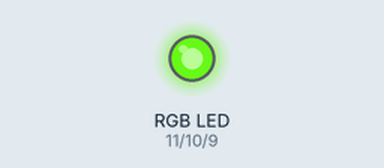
Recording of a sketch running on a simulated Arduino Uno, built with avr-gcc and run on an emulated ATmega328P. Shown: an RGB LED mixed from three pins (HIGH = lit). Dim RGB values are drawn brighter than linear; random numbers use the default seed unless the sketch sets one.

Above: at 0.1 s.
At 4.6 s:
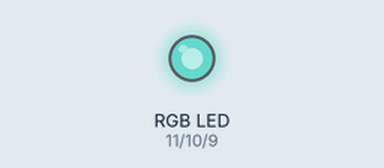
At 9.6 s:
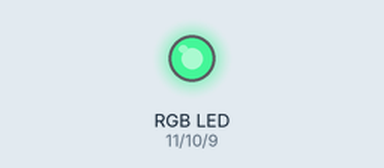
At 19.1 s:
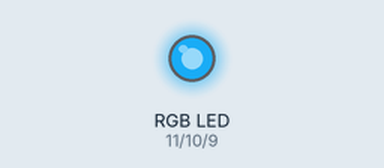
At 28.6 s:
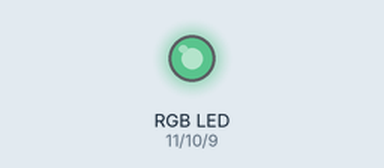
At 39.1 s:
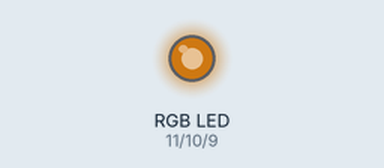
Timing chart, 0 to 40.0 s (numbered marks = the images above):
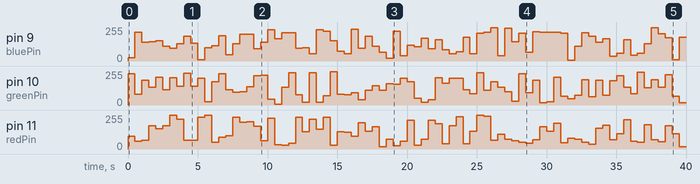

Measured:
- by itself, pin 11 (redPin): 0/255 → 97/255 at 0.00 s, → 58/255 0.50 s later, → 67/255 0.50 s later, → 175/255 0.50 s later, … (80 changes in this stretch)
- by itself, pin 9 (bluePin): 0/255 → 23/255 at 0.00 s, → 217/255 0.50 s later, → 141/255 0.50 s later, → 146/255 0.50 s later, … (80 changes in this stretch)

The sketch:

rgb.ino
```cpp
/*
Adafruit Arduino - Lesson 3. RGB LED
*/

int redPin = 11;
int greenPin = 10;
int bluePin = 9;

//uncomment this line if using a Common Anode LED
#define COMMON_ANODE

void setup()
{
  pinMode(redPin, OUTPUT);
  pinMode(greenPin, OUTPUT);
  pinMode(bluePin, OUTPUT);
}

void loop()
{
  setColor(random(255), random(255), random(255));  // red
  delay(500);
//  setColor(0, 255, 0);  // green
//  delay(1000);
//  setColor(0, 0, 255);  // blue
//  delay(1000);
//  setColor(255, 255, 0);  // yellow
//  delay(1000);
//  setColor(80, 0, 80);  // purple
//  delay(1000);
//  setColor(0, 255, 255);  // aqua
//  delay(1000);
}


void setColor(int red, int green, int blue)
{
  #ifdef COMMON_ANODE
    red = 255 - red;
    green = 255 - green;
    blue = 255 - blue;
  #endif
  analogWrite(redPin, red);
  analogWrite(greenPin, green);
  analogWrite(bluePin, blue);
}
```
